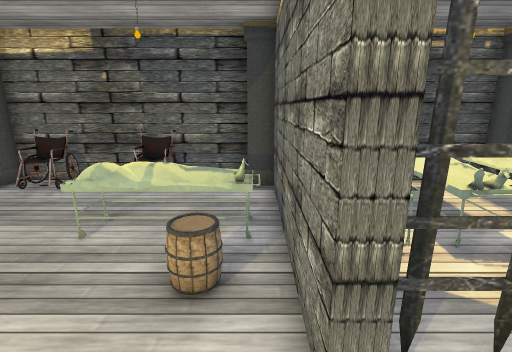
[1] (above)

14 first-person views from a walk through a Unity game level. The camera is 1.5 m above the floor, tilts 14° down and sees 85° across. Doors are open. The floor is counted in squares, 0.5 m on a side. Each view is taken from the middle of a square. On the plan, view 1 faces up. The plan holds only what a view shows up to about 20 squares ahead; the rest is blank. The player is left out. Some surface patterns are stand-ins.

[2]
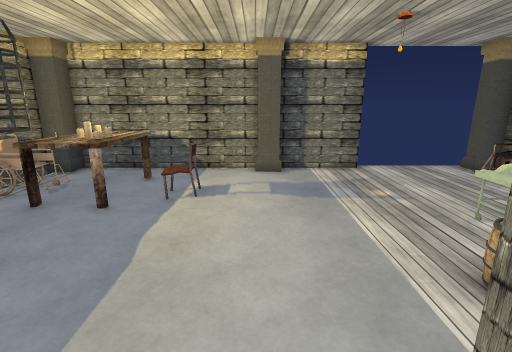

[3]
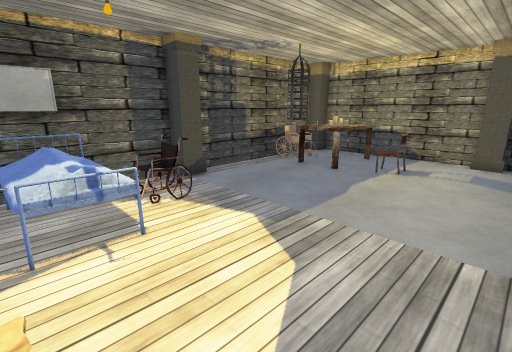

[4]
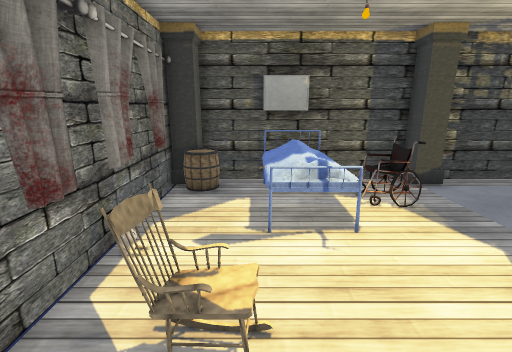

[5]
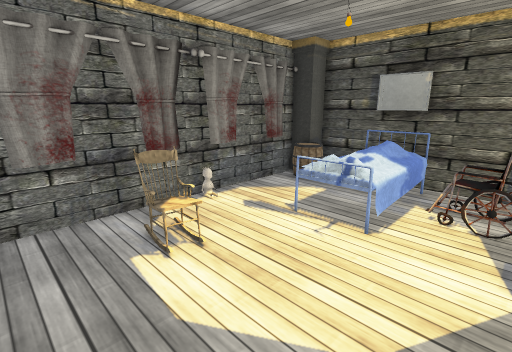

[6]
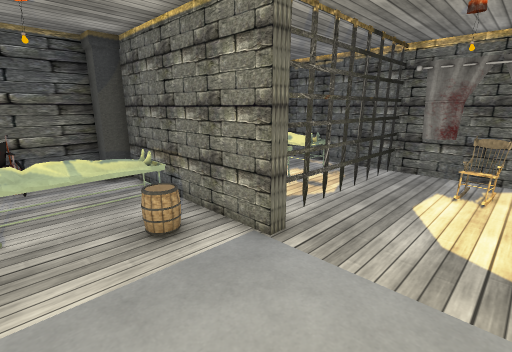

[7]
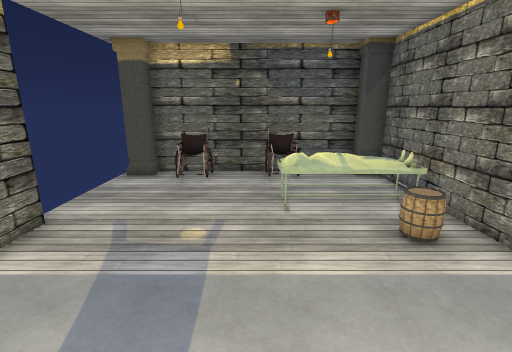

[8]
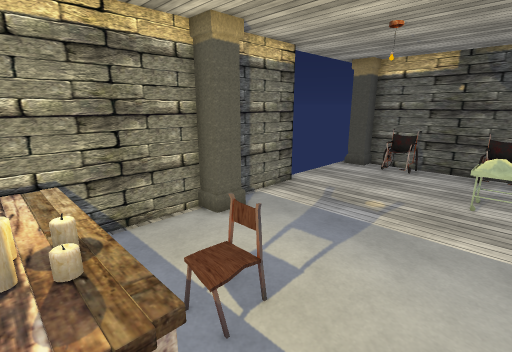

[9]
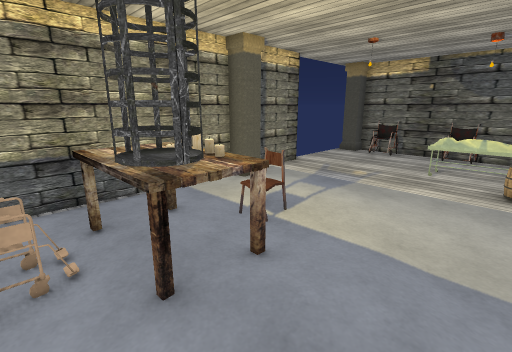

[10]
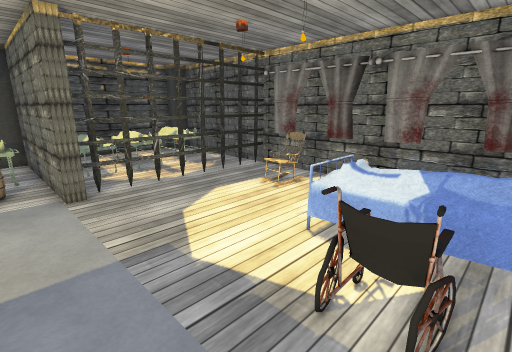

[11]
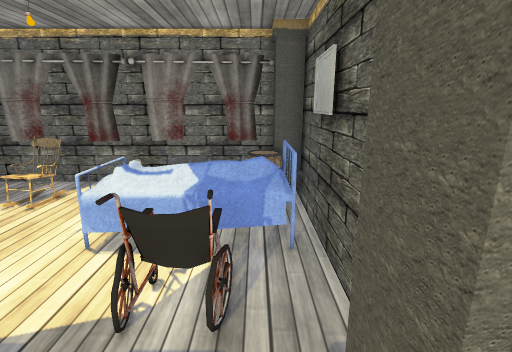

[12]
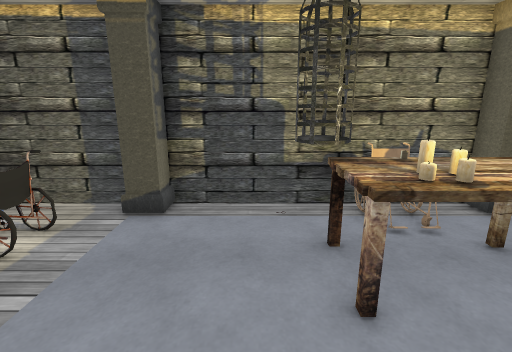

[13]
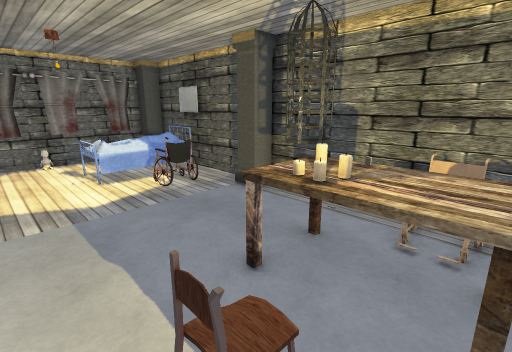

[14]
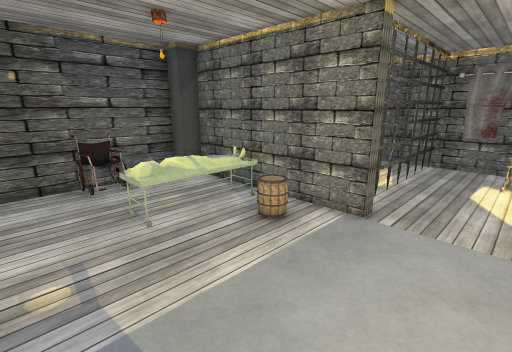

### Floor plan
Key: @ floor where view 1 was taken; # wall or solid block; . main floor; : floor 0.25 m higher than the main floor; D open door; = window, fence, low wall or low ledge; P pillar; B barrel; C chair; T table; A candle; G cage; E bed; O other object.
Columns run from 11 left of view 1 to 10 right of it. Each row starts with its distance up from view 1.
 11  ##O###OO##P#
 10 D#=OO..OO..P#
  9 D...........#
  8 D...........#
  7 D......OOOOO#
  6 D......OOOOO#
  5 D.........B #
  4 #.........B.#
  3 #...........##########
  2 #           .........#
  1 #P          .........#
  0 #P         @.........#
 -1 #  ..   .   ......OC.#
 -2 #     ..    .........#
 -3 #           .........#
 -4 #  TTTT     ....EEE..#
 -5 #  TTAAT:   ...EEEE..#
 -6 #  TTTGG    .O#EEEE..#
 -7 #  TTTGG    .O#EEEE..#
 -8 #  .O .........EEEEBB#
 -9 ## OOO ....##  =EEE=B#
-10  #####################

Positions as (right, up) in squares from view 1, and headings:
1: (0, 0), facing up
2: (3, 0), facing left
3: (7, 2), facing down-left
4: (7, 2), facing down
5: (2, 2), facing down-right
6: (-4, -2), facing up-right
7: (-5, -2), facing up
8: (-3, -5), facing up-left
9: (-1, -8), facing up-left
10: (-1, -8), facing up-right
11: (-1, -8), facing right
12: (-3, -1), facing down
13: (-8, -1), facing down-right
14: (-7, -1), facing up-right
